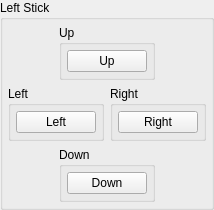
               <widget class="QGroupBox" name="gb_left_stick">
                <property name="title">
                 <string>Left Stick</string>
                </property>
                <layout class="QVBoxLayout" name="gb_left_stick_layout">
                 <property name="leftMargin">
                  <number>5</number>
                 </property>
                 <property name="topMargin">
                  <number>5</number>
                 </property>
                 <property name="rightMargin">
                  <number>5</number>
                 </property>
                 <property name="bottomMargin">
                  <number>5</number>
                 </property>
                 <item>
                  <widget class="QWidget" name="left_stick_up" native="true">
                   <layout class="QHBoxLayout" name="left_stick_up_layout">
                    <property name="leftMargin">
                     <number>0</number>
                    </property>
                    <property name="topMargin">
                     <number>0</number>
                    </property>
                    <property name="rightMargin">
                     <number>0</number>
                    </property>
                    <property name="bottomMargin">
                     <number>0</number>
                    </property>
                    <item>
                     <spacer name="left_stick_up_spacer_left">
                      <property name="orientation">
                       <enum>Qt::Horizontal</enum>
                      </property>
                      <property name="sizeHint" stdset="0">
                       <size>
                        <width>40</width>
                        <height>20</height>
                       </size>
                      </property>
                     </spacer>
                    </item>
                    <item>
                     <widget class="QGroupBox" name="gb_left_stick_up">
                      <property name="title">
                       <string>Up</string>
                      </property>
                      <layout class="QVBoxLayout" name="gb_left_stick_up_layout">
                       <property name="leftMargin">
                        <number>5</number>
                       </property>
                       <property name="topMargin">
                        <number>5</number>
                       </property>
                       <property name="rightMargin">
                        <number>5</number>
                       </property>
                       <property name="bottomMargin">
                        <number>5</number>
                       </property>
                       <item>
                        <widget class="QPushButton" name="b_lstick_up">
                         <property name="text">
                          <string>Up</string>
                         </property>
                         <property name="autoDefault">
                          <bool>false</bool>
                         </property>
                        </widget>
                       </item>
                      </layout>
                     </widget>
                    </item>
                    <item>
                     <spacer name="left_stick_up_spacer_right">
                      <property name="orientation">
                       <enum>Qt::Horizontal</enum>
                      </property>
                      <property name="sizeHint" stdset="0">
                       <size>
                        <width>40</width>
                        <height>20</height>
                       </size>
                      </property>
                     </spacer>
                    </item>
                   </layout>
                  </widget>
                 </item>
                 <item>
                  <layout class="QHBoxLayout" name="layout_left_stick_left_right">
                   <item>
                    <widget class="QGroupBox" name="gb_left_stick_left">
                     <property name="title">
                      <string>Left</string>
                     </property>
                     <layout class="QVBoxLayout" name="gb_left_stick_left_layout">
                      <property name="leftMargin">
                       <number>5</number>
                      </property>
                      <property name="topMargin">
                       <number>5</number>
                      </property>
                      <property name="rightMargin">
                       <number>5</number>
                      </property>
                      <property name="bottomMargin">
                       <number>5</number>
                      </property>
                      <item>
                       <widget class="QPushButton" name="b_lstick_left">
                        <property name="text">
                         <string>Left</string>
                        </property>
                        <property name="autoDefault">
                         <bool>false</bool>
                        </property>
                       </widget>
                      </item>
                     </layout>
                    </widget>
                   </item>
                   <item>
                    <widget class="QGroupBox" name="gb_left_stick_right">
                     <property name="title">
                      <string>Right</string>
                     </property>
                     <layout class="QVBoxLayout" name="gb_left_stick_right_layout">
                      <property name="leftMargin">
                       <number>5</number>
                      </property>
                      <property name="topMargin">
                       <number>5</number>
                      </property>
                      <property name="rightMargin">
                       <number>5</number>
                      </property>
                      <property name="bottomMargin">
                       <number>5</number>
                      </property>
                      <item>
                       <widget class="QPushButton" name="b_lstick_right">
                        <property name="text">
                         <string>Right</string>
                        </property>
                        <property name="autoDefault">
                         <bool>false</bool>
                        </property>
                       </widget>
                      </item>
                     </layout>
                    </widget>
                   </item>
                  </layout>
                 </item>
                 <item>
                  <widget class="QWidget" name="left_stick_down" native="true">
                   <layout class="QHBoxLayout" name="left_stick_down_layout">
                    <property name="leftMargin">
                     <number>0</number>
                    </property>
                    <property name="topMargin">
                     <number>0</number>
                    </property>
                    <property name="rightMargin">
                     <number>0</number>
                    </property>
                    <property name="bottomMargin">
                     <number>0</number>
                    </property>
                    <item>
                     <spacer name="left_stick_down_spacer_left">
                      <property name="orientation">
                       <enum>Qt::Horizontal</enum>
                      </property>
                      <property name="sizeHint" stdset="0">
                       <size>
                        <width>40</width>
                        <height>20</height>
                       </size>
                      </property>
                     </spacer>
                    </item>
                    <item>
                     <widget class="QGroupBox" name="gb_left_stick_down">
                      <property name="title">
                       <string>Down</string>
                      </property>
                      <layout class="QVBoxLayout" name="gb_left_stick_down_layout">
                       <property name="leftMargin">
                        <number>5</number>
                       </property>
                       <property name="topMargin">
                        <number>5</number>
                       </property>
                       <property name="rightMargin">
                        <number>5</number>
                       </property>
                       <property name="bottomMargin">
                        <number>5</number>
                       </property>
                       <item>
                        <widget class="QPushButton" name="b_lstick_down">
                         <property name="text">
                          <string>Down</string>
                         </property>
                         <property name="autoDefault">
                          <bool>false</bool>
                         </property>
                        </widget>
                       </item>
                      </layout>
                     </widget>
                    </item>
                    <item>
                     <spacer name="left_stick_down_spacer_right">
                      <property name="orientation">
                       <enum>Qt::Horizontal</enum>
                      </property>
                      <property name="sizeHint" stdset="0">
                       <size>
                        <width>40</width>
                        <height>20</height>
                       </size>
                      </property>
                     </spacer>
                    </item>
                   </layout>
                  </widget>
                 </item>
                </layout>
               </widget>
